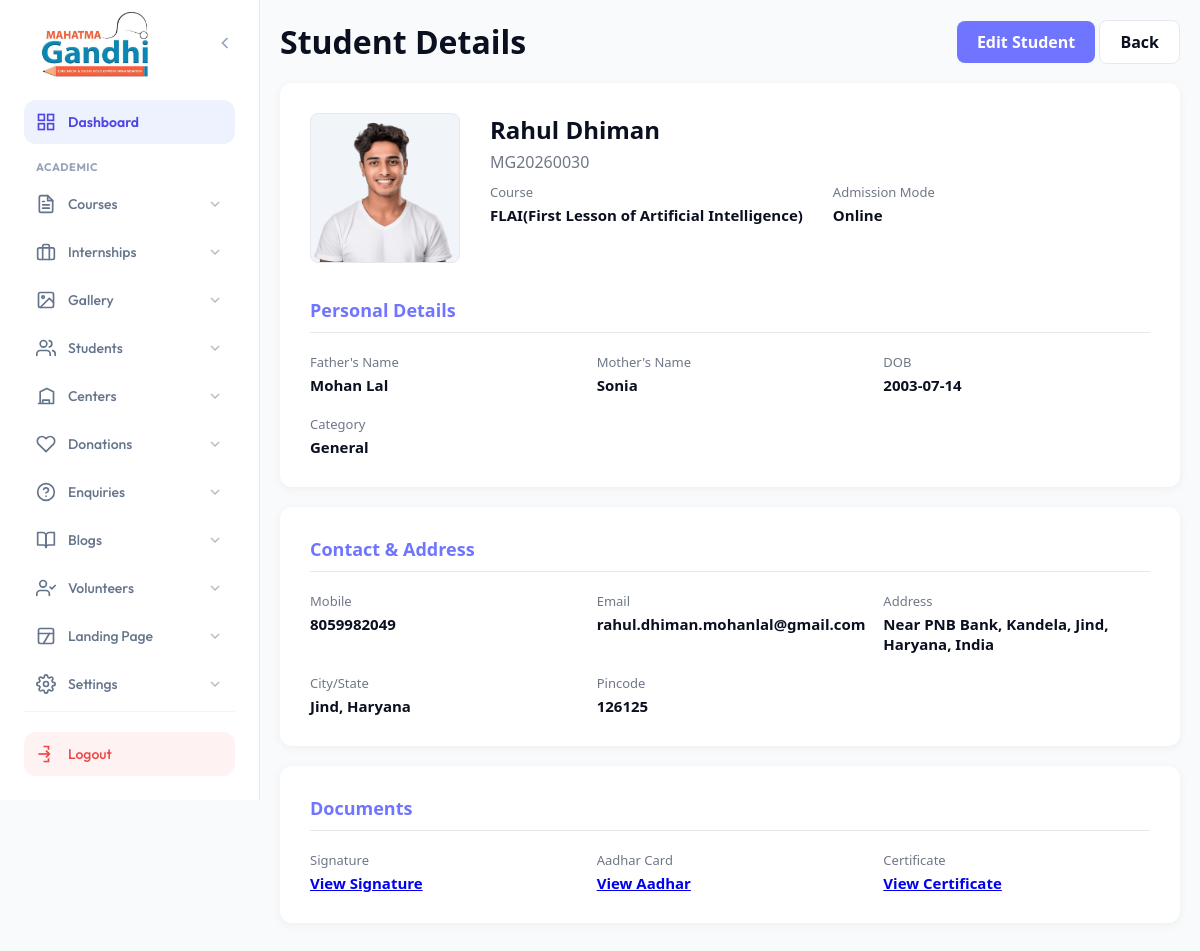
Screenshot of /admin/mg-students/view-student.php?id=40 with the database file from the repository.
### tables this page shows
CREATE TABLE `admissions` (
  `id` int(11) NOT NULL AUTO_INCREMENT,
  `center_id` int(11) DEFAULT NULL,
  `added_by` enum('admin','center') DEFAULT 'admin',
  `enrollment_no` varchar(20) DEFAULT NULL,
  `password` varchar(255) DEFAULT NULL,
  `otp` varchar(6) DEFAULT NULL,
  `otp_expiry` datetime DEFAULT NULL,
  `course_id` int(11) NOT NULL,
  `full_name` varchar(255) NOT NULL,
  `father_name` varchar(255) NOT NULL,
  `mother_name` varchar(255) NOT NULL,
  `dob` date NOT NULL,
  `category` varchar(50) NOT NULL,
  `admission_mode` varchar(20) DEFAULT 'Online',
  `student_photo` varchar(255) DEFAULT NULL,
  `student_sign` varchar(255) DEFAULT NULL,
  `mobile` varchar(15) NOT NULL,
  `alt_mobile` varchar(15) DEFAULT NULL,
  `email` varchar(255) NOT NULL,
  `pincode` varchar(10) NOT NULL,
  `country` varchar(100) NOT NULL,
  `state` varchar(100) NOT NULL,
  `city` varchar(100) NOT NULL,
  `address` text NOT NULL,
  `highest_qual` varchar(100) DEFAULT NULL,
  `school_name` varchar(255) DEFAULT NULL,
  `board_university` varchar(255) DEFAULT NULL,
  `passing_year` int(11) DEFAULT NULL,
  `percentage` varchar(10) DEFAULT NULL,
  `computer_knowledge` varchar(50) DEFAULT NULL,
  `typing_speed` varchar(50) DEFAULT NULL,
  `prev_course_done` tinyint(1) DEFAULT 0,
  `prev_enroll_no` varchar(50) DEFAULT NULL,
  `prev_course_name` varchar(255) DEFAULT NULL,
  `prev_course_session` varchar(50) DEFAULT NULL,
  `aadhar_no` varchar(20) DEFAULT NULL,
  `aadhar_file` varchar(255) DEFAULT NULL,
  `edu_cert_file` varchar(255) DEFAULT NULL,
  `course_fee` decimal(10,2) DEFAULT NULL,
  `payment_status` enum('pending','success','failed') DEFAULT 'pending',
  `razorpay_payment_id` varchar(255) DEFAULT NULL,
  `razorpay_order_id` varchar(255) DEFAULT NULL,
  `created_at` timestamp NULL DEFAULT current_timestamp(),
  `session_id` int(11) DEFAULT NULL,
  PRIMARY KEY (`id`),
  UNIQUE KEY `enrollment_no` (`enrollment_no`)
);

CREATE TABLE `courses` (
  `id` int(11) NOT NULL AUTO_INCREMENT,
  `category_id` int(11) DEFAULT NULL,
  `title` varchar(255) NOT NULL,
  `slug` varchar(255) NOT NULL,
  `video_url` varchar(255) DEFAULT NULL,
  `description` longtext DEFAULT NULL,
  `labels` longtext DEFAULT NULL COMMENT 'Stores badges like Offline Classes, Class 12' CHECK (json_valid(`labels`)),
  `features` longtext DEFAULT NULL COMMENT 'Stores features list' CHECK (json_valid(`features`)),
  `fees` longtext DEFAULT NULL COMMENT 'Stores fee structure' CHECK (json_valid(`fees`)),
  `featured_image` varchar(255) DEFAULT NULL,
  `meta_title` text DEFAULT NULL,
  `meta_desc` text DEFAULT NULL,
  `meta_keywords` text DEFAULT NULL,
  `base_currency` varchar(10) NOT NULL DEFAULT 'INR',
  `is_active` tinyint(1) NOT NULL DEFAULT 1,
  `created_at` timestamp NOT NULL DEFAULT current_timestamp(),
  `updated_at` timestamp NOT NULL DEFAULT current_timestamp() ON UPDATE current_timestamp(),
  `duration_value` int(11) DEFAULT 0,
  `duration_type` varchar(20) DEFAULT 'Months',
  PRIMARY KEY (`id`),
  UNIQUE KEY `slug` (`slug`),
  KEY `category_id` (`category_id`),
  CONSTRAINT `fk_course_category` FOREIGN KEY (`category_id`) REFERENCES `course_categories` (`id`) ON DELETE SET NULL
);

### admin/mg-students/view-student.php (the view, shortened to what this page needs)
<?php
$conn = getDbConnection();
$id = isset($_GET['id']) ? intval($_GET['id']) : 0;
$sql = "SELECT a.*, c.title as course_title FROM admissions a LEFT JOIN courses c ON a.course_id = c.id WHERE a.id = $id";
$result = $conn->query($sql);
$student = $result->fetch_assoc();
?>
<!DOCTYPE html>
<html lang="en">
<head>
</head>
<body>
    <?php include __DIR__ . "/../sidebar.php"; ?>
    <main class="admin-content">
        <div class="admin-wrap">
            <div style="display:flex;justify-content:space-between;margin-bottom:20px;align-items:center">
                <h1>Student Details</h1>
                <div>
                   <a href="edit-student.php?id=<?php echo $student['id']; ?>" class="btn">Edit Student</a>
                   <a href="index.php" class="btn" style="background:#fff;color:var(--text);border:1px solid var(--line)">Back</a>
                </div>
            </div>
            <div class="card">
                <div style="display:flex;gap:30px;margin-bottom:30px">
                    <div>
                        <img src="../../<?php echo !empty($student['student_photo']) ? $student['student_photo'] : 'assets/placeholder.png'; ?>" class="img-preview" alt="Student Photo">
                    </div>
                    <div>
                        <h2 style="margin-bottom:5px"><?php echo htmlspecialchars($student['full_name']); ?></h2>
                        <div style="color:var(--muted);margin-bottom:10px"><?php echo htmlspecialchars($student['enrollment_no']); ?></div>
                        <div class="info-grid" style="grid-template-columns:1fr 1fr; gap:30px">
                            <div class="info-item"><label>Course</label><div><?php echo htmlspecialchars($student['course_title']); ?></div></div>
                            <div class="info-item"><label>Admission Mode</label><div><?php echo htmlspecialchars($student['admission_mode']); ?></div></div>
                        </div>
                    </div>
                </div>
                <h3 class="section-title">Personal Details</h3>
                <div class="info-grid">
                    <div class="info-item"><label>Father's Name</label><div><?php echo htmlspecialchars($student['father_name']); ?></div></div>
                    <div class="info-item"><label>Mother's Name</label><div><?php echo htmlspecialchars($student['mother_name']); ?></div></div>
                    <div class="info-item"><label>DOB</label><div><?php echo htmlspecialchars($student['dob']); ?></div></div>
                    <div class="info-item"><label>Category</label><div><?php echo htmlspecialchars($student['category']); ?></div></div>
                </div>
            </div>
            <div class="card">
                <h3 class="section-title">Contact & Address</h3>
                <div class="info-grid">
                    <div class="info-item"><label>Mobile</label><div><?php echo htmlspecialchars($student['mobile']); ?></div></div>
                    <div class="info-item"><label>Email</label><div><?php echo htmlspecialchars($student['email']); ?></div></div>
                    <div class="info-item"><label>Address</label><div><?php echo htmlspecialchars($student['address']); ?></div></div>
                    <div class="info-item"><label>City/State</label><div><?php echo htmlspecialchars($student['city'] . ', ' . $student['state']); ?></div></div>
                    <div class="info-item"><label>Pincode</label><div><?php echo htmlspecialchars($student['pincode']); ?></div></div>
                </div>
            </div>
            <div class="card">
                <h3 class="section-title">Documents</h3>
                <div class="info-grid">
                    <?php if($student['student_sign']): ?>
                        <div class="info-item"><label>Signature</label><div><a href="../../<?php echo $student['student_sign']; ?>" target="_blank">View Signature</a></div></div>
                    <?php endif; ?>
                    <?php if($student['aadhar_file']): ?>
                        <div class="info-item"><label>Aadhar Card</label><div><a href="../../<?php echo $student['aadhar_file']; ?>" target="_blank">View Aadhar</a></div></div>
                    <?php endif; ?>
                    <?php if($student['edu_cert_file']): ?>
                        <div class="info-item"><label>Certificate</label><div><a href="../../<?php echo $student['edu_cert_file']; ?>" target="_blank">View Certificate</a></div></div>
                    <?php endif; ?>
                </div>
            </div>
        </div>
    </main>
</body>
</html>

### admin/mg-students/view-student.php (style rules this page uses)
:root { --active:#22c55e;--indigo:#6f75ff;--line:#e6e8ee;--text:#0b1020;--muted:#6f7787 }
* { margin:0;padding:0;box-sizing:border-box }
body { font-family:system-ui,-apple-system,sans-serif;background:#f8fafc;color:var(--text) }
.admin-content { margin-left:260px;padding:20px }
.admin-wrap { max-width:1000px;margin:0 auto }
.card { background:#fff;padding:30px;border-radius:12px;box-shadow:0 2px 10px rgba(0,0,0,0.05);margin-bottom:20px }
.section-title { font-size:18px;font-weight:700;margin-bottom:20px;color:var(--indigo);border-bottom:1px solid var(--line);padding-bottom:10px }
.info-grid { display:grid;grid-template-columns:repeat(auto-fill, minmax(250px, 1fr));gap:20px }
.info-item label { display:block;font-size:13px;color:var(--muted);margin-bottom:4px }
.info-item div { font-size:15px;font-weight:600 }
.img-preview { width:150px;height:150px;object-fit:cover;border-radius:8px;border:1px solid var(--line);background:#f1f5f9 }
.btn { padding:10px 20px;background:var(--indigo);color:#fff;text-decoration:none;border-radius:8px;font-weight:600 }

### admin/sidebar.php (style rules this page uses)
:root { --admin-primary: #4f46e5; --admin-primary-dark: #3730a3; --admin-primary-soft: #eef2ff; --admin-hover-bg: #f5f3ff; --text-main: #1e293b; --text-light: #64748b; --sidebar-w: 260px; --transition: all 0.3s cubic-bezier(0.4, 0, 0.2, 1); --shadow-glow: 0 10px 15px -3px rgba(79, 70, 229, 0.2); }

### rows the page displays
admissions: student_photo (picture), full_name "Rahul Dhiman", enrollment_no "MG20260030", course.title "FLAI(First Lesson of Artificial Intelligence)", admission_mode "Online", father_name "Mohan Lal", mother_name "Sonia", dob "2003-07-14", category "General", mobile "8059982049", email "rahul.dhiman.mohanlal@gmail.com", address "Near PNB Bank, Kandela, Jind, Haryana, India", city+state "Jind, Haryana", pincode "126125"
